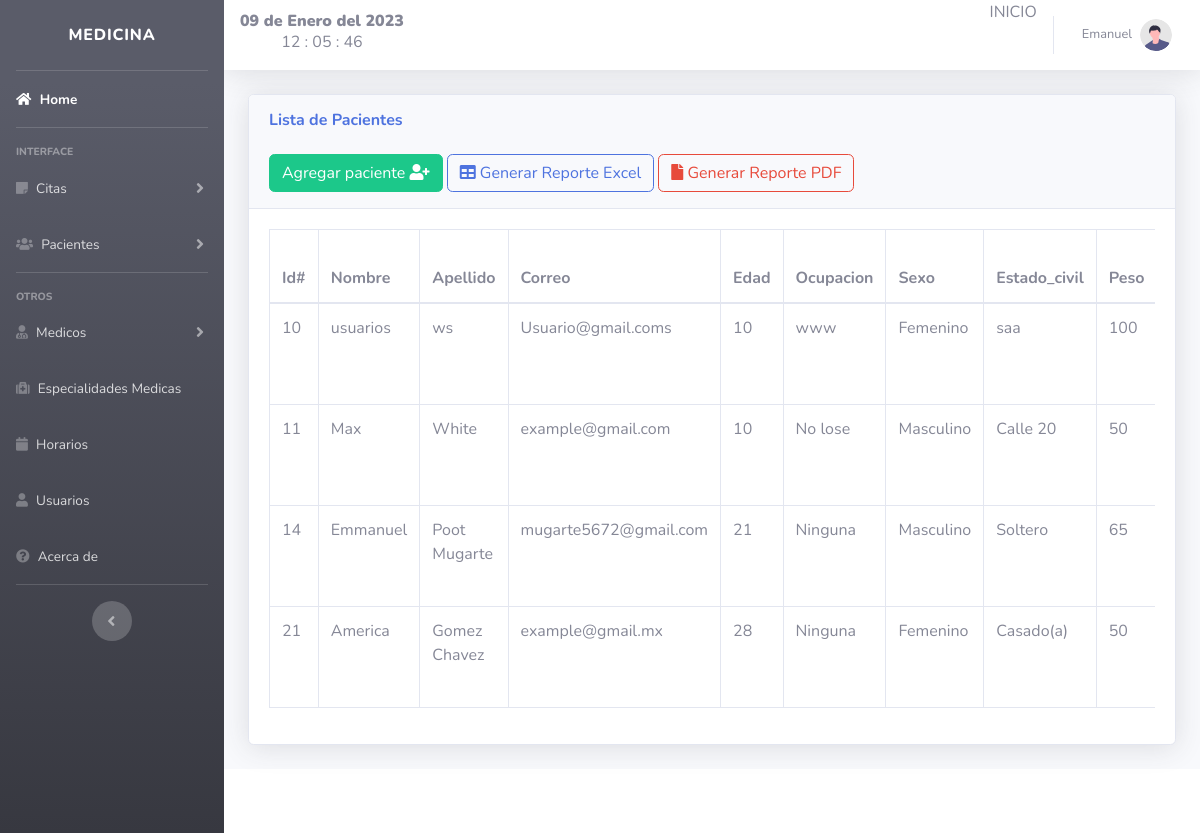
/views/pacientes.php (signed in), run on an earlier commit of the app's database.
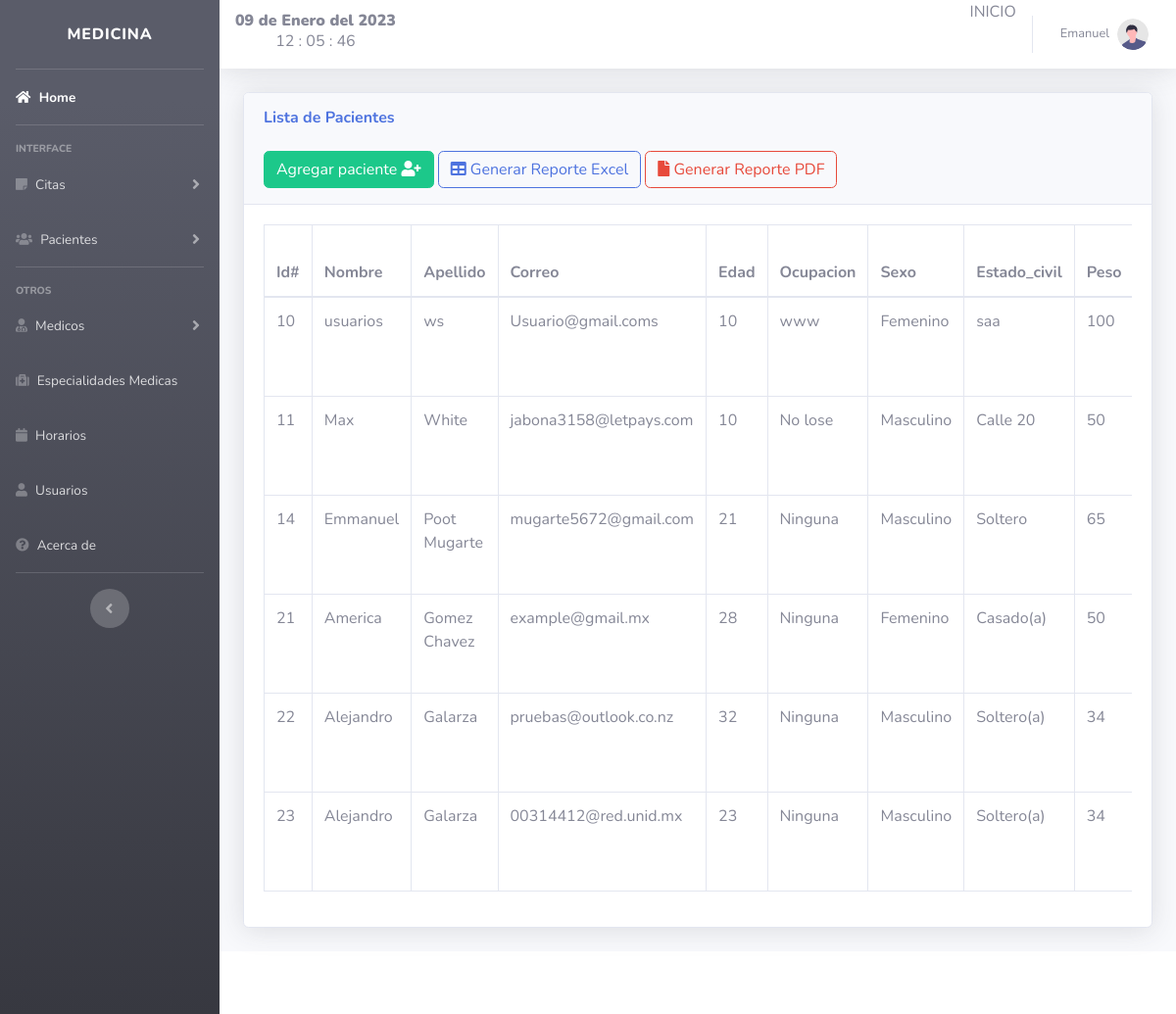
And on a later commit of the database.
### tables this page shows
CREATE TABLE `pacientes` (
  `id` int(11) NOT NULL,
  `nombre` varchar(50) NOT NULL,
  `apellidos` varchar(150) NOT NULL,
  `correo` varchar(50) NOT NULL,
  `edad` varchar(150) NOT NULL,
  `ocupacion` varchar(150) NOT NULL,
  `sexo` varchar(50) NOT NULL,
  `estado_civil` varchar(150) NOT NULL,
  `peso` varchar(150) NOT NULL,
  `nacimiento` date NOT NULL,
  `familiar` varchar(150) NOT NULL,
  `telefono` varchar(50) NOT NULL,
  `direccion` varchar(150) NOT NULL,
  `enfermedad` varchar(150) NOT NULL,
  `tipo_sangre` varchar(150) NOT NULL,
  `alergias` varchar(150) NOT NULL,
  `curp` varchar(150) NOT NULL,
  `fecha` timestamp NULL DEFAULT current_timestamp(),
  `estado` varchar(50) NOT NULL,
  `id_user` int(11) NOT NULL
);

### views/pacientes.php (the view, shortened to what this page needs)
<?php
$typeUser = $_SESSION['rol'];
if($typeUser === '2' || $typeUser ==='1'){
?>
<!DOCTYPE html>
<html lang="en">
<head>
</head>
<?php include "../includes/header.php"; ?>
<body id="page-top">
    <div class="container-fluid">
        <div class="card shadow mb-4">
            <div class="card-header py-3">
                <h6 class="m-0 font-weight-bold text-primary">Lista de Pacientes</h6>
                <br>
                <button type="button" class="btn btn-success" data-toggle="modal" data-target="#paciente">
                    <span class="glyphicon glyphicon-plus"></span> Agregar paciente <i class="fa fa-user-plus"></i> </a></button>
                <a href="../includes/r_pacientes.php" class="btn btn-outline-primary">
                    <i class="fa fa-table" aria-hidden="true"></i> Generar Reporte Excel</a>
                <a href="../includes/reporte_paciente.php" class="btn btn-outline-danger">
                    <i class="fa fa-file" aria-hidden="true"></i> Generar Reporte PDF</a>
            </div>
            <div class="card-body">
                <div class="table-responsive">
                    <table class="table table-bordered" id="dataTable" width="100%" cellspacing="0">
                        <thead>
                            <tr>
                                <th>Id#</th>
                                <th>Nombre</th>
                                <th>Apellido</th>
                                <th>Correo</th>
                                <th>Edad</th>
                                <th>Ocupacion</th>
                                <th>Sexo</th>
                                <th>Estado_civil</th>
                                <th>Peso</th>
                            </tr>
                        </thead>
                        <?php
                        include "../includes/db.php";
                        $result = mysqli_query($conexion, "SELECT * FROM pacientes ");
                        while ($fila = mysqli_fetch_assoc($result)) :
                        ?>
                            <tr>
                                <td><?php echo $fila['id']; ?></td>
                                <td><?php echo $fila['nombre']; ?></td>
                                <td><?php echo $fila['apellidos']; ?></td>
                                <td><?php echo $fila['correo']; ?></td>
                                <td><?php echo $fila['edad']; ?></td>
                                <td><?php echo $fila['ocupacion']; ?></td>
                                <td><?php echo $fila['sexo']; ?></td>
                                <td><?php echo $fila['estado_civil']; ?></td>
                                <td><?php echo $fila['peso']; ?></td>
                            </tr>
                        <?php endwhile; ?>
                    </table>
                </div>
            </div>
        </div>
    </div>
    <?php include "../includes/footer.php"; ?>
    <?php include "../includes/form_pacientes.php"; ?>
</body>
</html>
<?php }
else {
?>
<div id="notAllow" ></div>
<script src="https://code.jquery.com/jquery-3.6.3.min.js"></script>
<script  src="../js/not-allowed.js"></script>
<script src="https://unpkg.com/sweetalert/dist/sweetalert.min.js"></script><?php
}?>

What changed in the data, as far as the page shows it:
changed pacientes "Max": correo "example@gmail.com" → "jabona3158@letpays.com"
added pacientes: id "22", nombre "Alejandro", apellidos "Galarza", correo "pruebas@outlook.co.nz", edad "32", ocupacion "Ninguna", sexo "Masculino", estado_civil "Soltero(a)", peso "34"
added pacientes: id "23", nombre "Alejandro", apellidos "Galarza", correo "00314412@red.unid.mx", edad "23", ocupacion "Ninguna", sexo "Masculino", estado_civil "Soltero(a)", peso "34"
